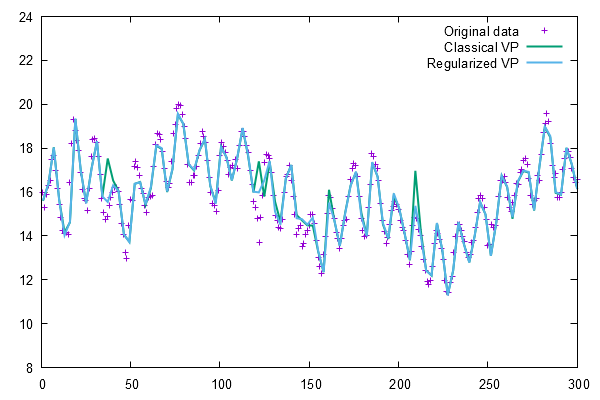

The script that saved this image:
set terminal pngcairo  transparent enhanced font "arial,10" fontscale 1.0 size 600, 400 
set output 'LakeErie.png'
set datafile separator tab
plot 'LakeErie.dat' using 1:2 t "Original data", \
	 'LakeErie.dat' using 1:3 t "Classical VP" smooth csplines dashtype solid linewidth 2, \
	 'LakeErie.dat' using 1:4 t "Regularized VP" smooth csplines dashtype solid linewidth 2